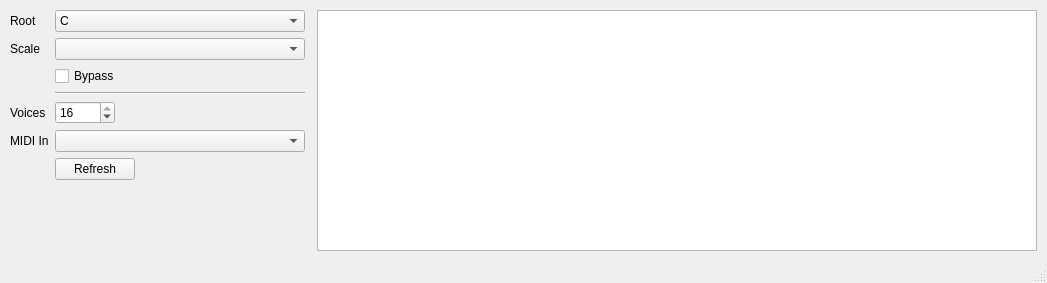
<?xml version="1.0" encoding="UTF-8"?>
<ui version="4.0">
 <class>MainWindow</class>
 <widget class="QMainWindow" name="MainWindow">
  <property name="geometry">
   <rect>
    <x>0</x>
    <y>0</y>
    <width>1047</width>
    <height>283</height>
   </rect>
  </property>
  <property name="sizePolicy">
   <sizepolicy hsizetype="Fixed" vsizetype="Fixed">
    <horstretch>0</horstretch>
    <verstretch>0</verstretch>
   </sizepolicy>
  </property>
  <property name="mouseTracking">
   <bool>false</bool>
  </property>
  <property name="windowTitle">
   <string>MainWindow</string>
  </property>
  <property name="toolTipDuration">
   <number>32</number>
  </property>
  <property name="autoFillBackground">
   <bool>false</bool>
  </property>
  <widget class="QWidget" name="centralwidget">
   <layout class="QHBoxLayout" name="horizontalLayout">
    <property name="leftMargin">
     <number>10</number>
    </property>
    <property name="topMargin">
     <number>10</number>
    </property>
    <property name="rightMargin">
     <number>10</number>
    </property>
    <property name="bottomMargin">
     <number>10</number>
    </property>
    <item>
     <layout class="QFormLayout" name="formLayout">
      <property name="sizeConstraint">
       <enum>QLayout::SetFixedSize</enum>
      </property>
      <property name="leftMargin">
       <number>0</number>
      </property>
      <item row="0" column="0">
       <widget class="QLabel" name="label_6">
        <property name="text">
         <string>Root</string>
        </property>
       </widget>
      </item>
      <item row="0" column="1">
       <widget class="QComboBox" name="scale_root_combo">
        <property name="minimumSize">
         <size>
          <width>250</width>
          <height>0</height>
         </size>
        </property>
        <property name="maximumSize">
         <size>
          <width>250</width>
          <height>16777215</height>
         </size>
        </property>
        <item>
         <property name="text">
          <string>C</string>
         </property>
        </item>
        <item>
         <property name="text">
          <string>C# / Db</string>
         </property>
        </item>
        <item>
         <property name="text">
          <string>D</string>
         </property>
        </item>
        <item>
         <property name="text">
          <string>D# / Eb</string>
         </property>
        </item>
        <item>
         <property name="text">
          <string>E</string>
         </property>
        </item>
        <item>
         <property name="text">
          <string>F</string>
         </property>
        </item>
        <item>
         <property name="text">
          <string>F# / Gb</string>
         </property>
        </item>
        <item>
         <property name="text">
          <string>G</string>
         </property>
        </item>
        <item>
         <property name="text">
          <string>G# / Ab</string>
         </property>
        </item>
        <item>
         <property name="text">
          <string>A</string>
         </property>
        </item>
        <item>
         <property name="text">
          <string>A# / Bb</string>
         </property>
        </item>
        <item>
         <property name="text">
          <string>B</string>
         </property>
        </item>
       </widget>
      </item>
      <item row="1" column="0">
       <widget class="QLabel" name="label_5">
        <property name="text">
         <string>Scale</string>
        </property>
       </widget>
      </item>
      <item row="1" column="1">
       <widget class="QComboBox" name="scale_combo">
        <property name="minimumSize">
         <size>
          <width>250</width>
          <height>0</height>
         </size>
        </property>
        <property name="maximumSize">
         <size>
          <width>250</width>
          <height>16777215</height>
         </size>
        </property>
       </widget>
      </item>
      <item row="2" column="1">
       <widget class="QCheckBox" name="bypass_button">
        <property name="text">
         <string>Bypass</string>
        </property>
       </widget>
      </item>
      <item row="3" column="1">
       <widget class="Line" name="line">
        <property name="maximumSize">
         <size>
          <width>250</width>
          <height>16777215</height>
         </size>
        </property>
        <property name="orientation">
         <enum>Qt::Horizontal</enum>
        </property>
       </widget>
      </item>
      <item row="4" column="0">
       <widget class="QLabel" name="label_7">
        <property name="text">
         <string>Voices</string>
        </property>
       </widget>
      </item>
      <item row="4" column="1">
       <widget class="QSpinBox" name="voices_spin">
        <property name="maximumSize">
         <size>
          <width>60</width>
          <height>16777215</height>
         </size>
        </property>
        <property name="readOnly">
         <bool>false</bool>
        </property>
        <property name="buttonSymbols">
         <enum>QAbstractSpinBox::UpDownArrows</enum>
        </property>
        <property name="minimum">
         <number>1</number>
        </property>
        <property name="maximum">
         <number>16</number>
        </property>
        <property name="value">
         <number>16</number>
        </property>
       </widget>
      </item>
      <item row="5" column="0">
       <widget class="QLabel" name="label_8">
        <property name="text">
         <string>MIDI In</string>
        </property>
       </widget>
      </item>
      <item row="5" column="1">
       <widget class="QComboBox" name="midi_input_combo">
        <property name="minimumSize">
         <size>
          <width>250</width>
          <height>0</height>
         </size>
        </property>
        <property name="maximumSize">
         <size>
          <width>250</width>
          <height>16777215</height>
         </size>
        </property>
       </widget>
      </item>
      <item row="6" column="1">
       <widget class="QPushButton" name="refresh_midi_button">
        <property name="maximumSize">
         <size>
          <width>80</width>
          <height>16777215</height>
         </size>
        </property>
        <property name="text">
         <string>Refresh</string>
        </property>
       </widget>
      </item>
     </layout>
    </item>
    <item>
     <widget class="QTreeView" name="messages_tree">
      <property name="sizePolicy">
       <sizepolicy hsizetype="Fixed" vsizetype="Expanding">
        <horstretch>0</horstretch>
        <verstretch>0</verstretch>
       </sizepolicy>
      </property>
      <property name="minimumSize">
       <size>
        <width>720</width>
        <height>0</height>
       </size>
      </property>
      <property name="alternatingRowColors">
       <bool>true</bool>
      </property>
     </widget>
    </item>
   </layout>
  </widget>
  <widget class="QStatusBar" name="statusbar"/>
 </widget>
 <resources/>
 <connections/>
</ui>
